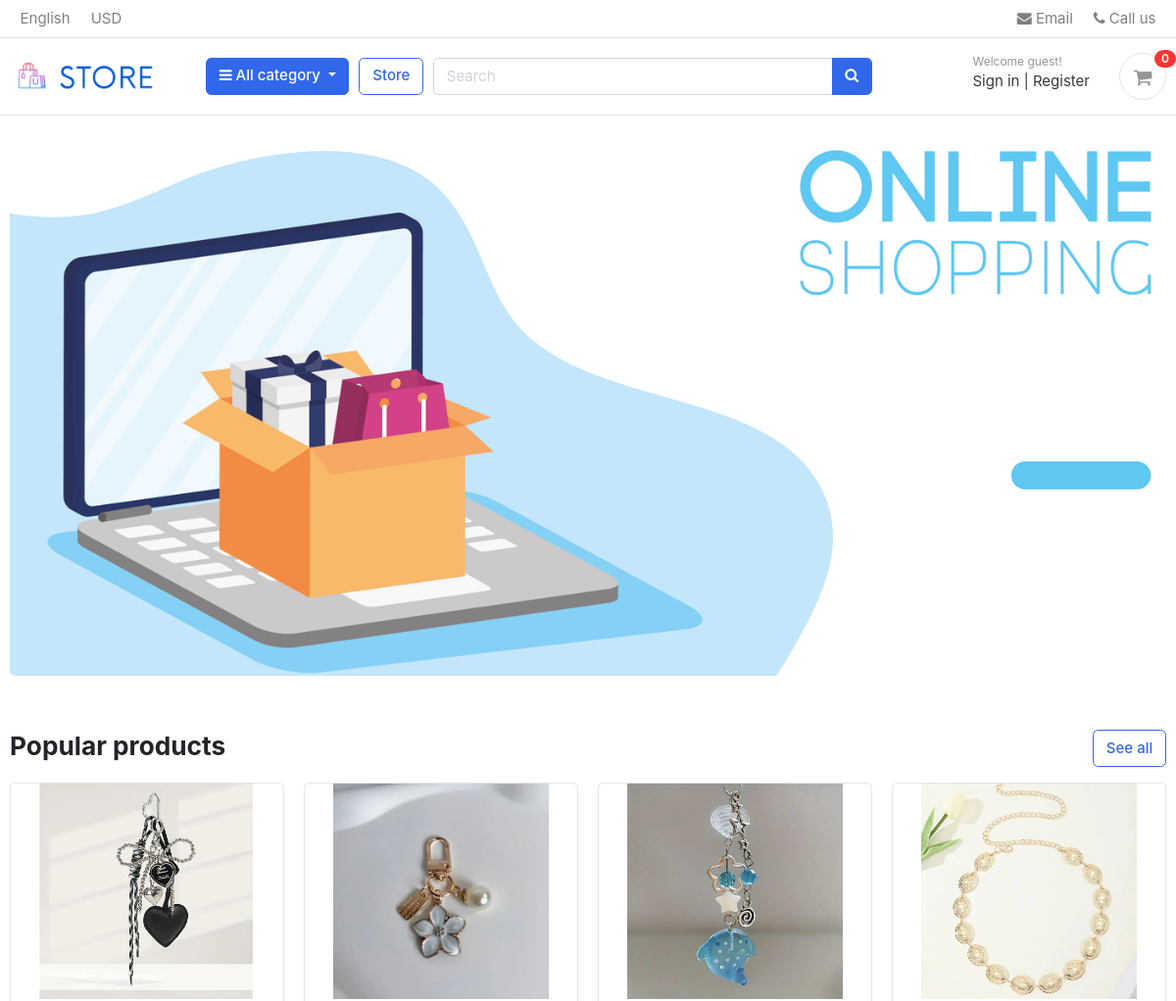
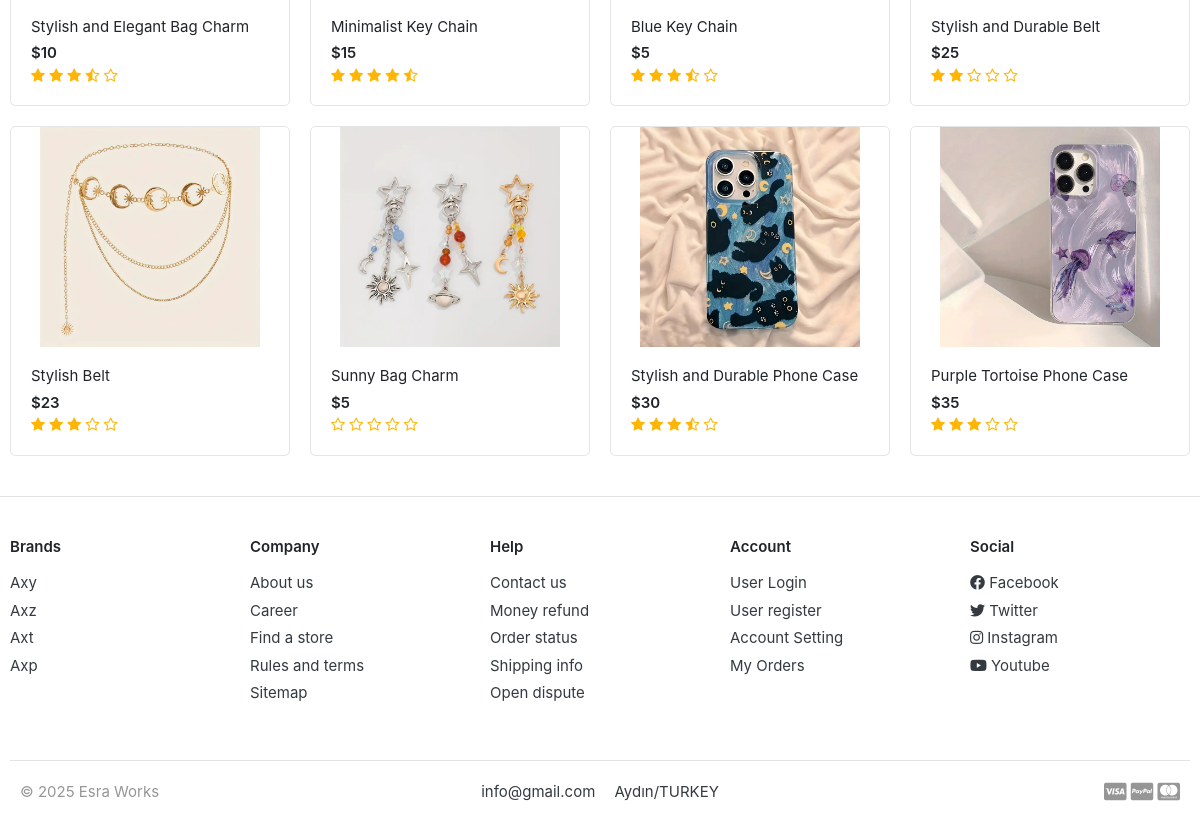
The page / on the database its author committed (2 pictures, top to bottom).
### shop/models.py (models this page shows, shortened)
class Product(models.Model):
    product_name    = models.CharField(max_length=200, unique=True)
    slug            = models.SlugField(max_length=200, unique=True)
    description     = models.TextField(max_length=500, blank=True)
    price           = models.IntegerField()
    images          = models.ImageField(upload_to='photos/products')
    stock           = models.IntegerField()
    is_available    = models.BooleanField(default=True)
    category        = models.ForeignKey(Category, on_delete=models.CASCADE)
    created_date    = models.DateTimeField(auto_now_add=True)
    modified_date   = models.DateTimeField(auto_now=True)
    def get_url(self):
        return reverse('product_detail',args=[self.category.slug, self.slug])
    def averageReview(self):
        reviews = ReviewRating.objects.filter(product=self,status=True).aggregate(average=Avg('rating'))
        avg = 0
        if reviews['average'] is not None:
            avg = float(reviews['average'])
        return avg

### store/views.py (the view)
# urls.py: 2. Add a URL to urlpatterns:  path('', views.home, name='home')
def home(request):
    products = Product.objects.all().filter(is_available=True).order_by('created_date')
    for product in products:
        reviews = ReviewRating.objects.filter(product_id=product.id,status=True)
    context = {
        'products':products,
        'reviews':reviews,
    }
    return render(request, 'home.html',context)

### carts/context_processors.py (called while the page is built)
def counter(request):
    cart_count = 0
    if 'admin' in request.path:
        return {}
    else:
        try:
            cart = Cart.objects.filter(cart_id=_cart_id(request))
            if request.user.is_authenticated:
                cart_items = CartItem.objects.all().filter(user=request.user)
            else:
                cart_items = CartItem.objects.all().filter(cart=cart[:1])
            for cart_item in cart_items:
                cart_count += cart_item.quantity
        except Cart.DoesNotExist:
            cart_count = 0
    return dict(cart_count=cart_count)

### carts/views.py (called while the page is built)
def _cart_id(request):
    cart = request.session.session_key
    if not cart:
        cart = request.session.create()
    return cart

### category/context_processors.py (called while the page is built)
def menu_links(request):
    links = Category.objects.all()
    return dict(links=links)

### category/models.py (called while the page is built)
    def get_url(self):
        return reverse('products_by_category',args=[self.slug])

### templates/home.html
{% extends 'base.html' %}
{% load static %}
{% block content %}
<section class="section-intro padding-y-sm">
<div class="container">
<div class="intro-banner-wrap">
	<img src="{% static 'images/banners/online.png' %}" class="img-fluid rounded">
</div>
</div>
</section>
<section class="section-name padding-y-sm">
<div class="container">
<header class="section-heading">
	<a href="{% url 'store' %}" class="btn btn-outline-primary float-right">See all</a>
	<h3 class="section-title">Popular products</h3>
</header>
<div class="row">
	{% for product in products %}
	<div class="col-md-3">
		<div class="card card-product-grid">
			<a href="{{ product.get_url }}" class="img-wrap"> <img src="{{ product.images.url }}"> </a>
			<figcaption class="info-wrap">
				<a href="{{ product.get_url }}" class="title">{{ product.product_name }}</a>
				<div class="price mt-1">${{ product.price }}</div>
					<div class="rating-star">
						<span>
							<i class="fa fa-star{% if product.averageReview < 0.5 %}-o{% elif product.averageReview >= 0.5 and product.averageReview < 1 %}-half-o {% endif %}" aria-hidden="true"></i>
							<i class="fa fa-star{% if product.averageReview < 1.5 %}-o{% elif product.averageReview >= 1.5 and product.averageReview < 2 %}-half-o {% endif %}" aria-hidden="true"></i>
							<i class="fa fa-star{% if product.averageReview < 2.5 %}-o{% elif product.averageReview >= 2.5 and product.averageReview < 3 %}-half-o {% endif %}" aria-hidden="true"></i>
							<i class="fa fa-star{% if product.averageReview < 3.5 %}-o{% elif product.averageReview >= 3.5 and product.averageReview < 4 %}-half-o {% endif %}" aria-hidden="true"></i>
							<i class="fa fa-star{% if product.averageReview < 4.5 %}-o{% elif product.averageReview >= 4.5 and product.averageReview < 5 %}-half-o {% endif %}" aria-hidden="true"></i>
						</span>
				</div>
			</figcaption>
		</div>
	</div>
	{% endfor %}
</div>
</div>
</section>
</body>
</html>
{% endblock %}

### templates/base.html (shortened to what this page needs)
{% load static %}
<!DOCTYPE HTML>
<html lang="en">
<head>
<link href="{% static 'css/bootstrap.css' %}" rel="stylesheet" type="text/css"/>
<link href="{% static 'fonts/fontawesome/css/all.min.css' %}" type="text/css" rel="stylesheet">
<link href="{% static 'css/ui.css' %}" rel="stylesheet" type="text/css"/>
<link href="{% static 'css/responsive.css' %}" rel="stylesheet" media="only screen and (max-width: 1200px)" />
<link href="{% static 'css/custom.css' %}" rel="stylesheet" type="text/css"/>
<link rel="stylesheet" href="https://cdnjs.cloudflare.com/ajax/libs/font-awesome/4.7.0/css/font-awesome.min.css">
</head>
<body>
    {% include 'includes/navbar.html' %}
    {% block content %}
    {% endblock %}
    {% include 'includes/footer.html' %}

### templates/includes/navbar.html (shortened to what this page needs)
{% load static %}
<header class="section-header">
<nav class="navbar p-md-0 navbar-expand-sm navbar-light border-bottom">
<div class="container">
  <div class="collapse navbar-collapse" id="navbarTop4">
    <ul class="navbar-nav mr-auto">
    	<li class="nav-item dropdown">
		 	<a href="#" class="nav-link">   English </a>
		</li>
		<li class="nav-item dropdown">
			<a href="#" class="nav-link"> USD </a>
		</li>
    </ul>
    <ul class="navbar-nav">
		<li><a href="#" class="nav-link"> <i class="fa fa-envelope"></i> Email </a></li>
		<li><a href="#" class="nav-link"> <i class="fa fa-phone"></i> Call us </a></li>
	</ul>
  </div>
</div>
</nav>
<section class="header-main border-bottom">
	<div class="container">
<div class="row align-items-center">
	<div class="col-lg-2 col-md-3 col-6">
		<a href="{% url 'home' %}" class="brand-wrap">
			<img class="logo" src="{% static './images/shop.png' %}">
		</a>
	</div>
	<div class="col-lg col-sm col-md col-6 flex-grow-0">
		<div class="category-wrap dropdown d-inline-block float-right">
			<button type="button" class="btn btn-primary dropdown-toggle" data-toggle="dropdown">
				<i class="fa fa-bars"></i> All category
			</button>
		</div>
	</div>
	<a href="{% url 'store' %}" class="btn btn-outline-primary">Store</a>
	<div class="col-lg  col-md-6 col-sm-12 col">
		<form action="{% url 'search' %}" class="search" method="GET">
			<div class="input-group w-100">
			    <input type="text" class="form-control" style="width:60%;" placeholder="Search" name="keyword">
			    <div class="input-group-append">
			      <button class="btn btn-primary" type="submit">
			        <i class="fa fa-search"></i>
			      </button>
			    </div>
		    </div>
		</form>
	</div>
	<div class="col-lg-3 col-sm-6 col-8 order-2 order-lg-3">
				<div class="d-flex justify-content-end mb-3 mb-lg-0">
					{% if user.id is None %}
					<div class="widget-header">
						<small class="title text-muted">Welcome guest!</small>
						<div>
							<a href="{% url 'login' %}">Sign in</a> <span class="dark-transp"> | </span>
							<a href="{% url 'register' %}"> Register</a>
						</div>
					</div>
					{% endif %}
					<a href="{% url 'cart' %}" class="widget-header pl-3 ml-3">
						<div class="icon icon-sm rounded-circle border"><i class="fa fa-shopping-cart"></i></div>
						<span class="badge badge-pill badge-danger notify">{{cart_count}}</span>
					</a>
				</div>
			</div>
</div>
	</div>
</section>
</header>

### templates/includes/footer.html (shortened to what this page needs)
<footer class="section-footer border-top">
	<div class="container">
		<section class="footer-top padding-y">
			<div class="row">
				<aside class="col-md col-6">
					<h6 class="title">Brands</h6>
					<ul class="list-unstyled">
						<li> <a href="#">Axy</a></li>
						<li> <a href="#">Axz</a></li>
						<li> <a href="#">Axt</a></li>
						<li> <a href="#">Axp</a></li>
					</ul>
				</aside>
				<aside class="col-md col-6">
					<h6 class="title">Company</h6>
					<ul class="list-unstyled">
						<li> <a href="#">About us</a></li>
						<li> <a href="#">Career</a></li>
						<li> <a href="#">Find a store</a></li>
						<li> <a href="#">Rules and terms</a></li>
						<li> <a href="#">Sitemap</a></li>
					</ul>
				</aside>
				<aside class="col-md col-6">
					<h6 class="title">Help</h6>
					<ul class="list-unstyled">
						<li> <a href="#">Contact us</a></li>
						<li> <a href="#">Money refund</a></li>
						<li> <a href="#">Order status</a></li>
						<li> <a href="#">Shipping info</a></li>
						<li> <a href="#">Open dispute</a></li>
					</ul>
				</aside>
				<aside class="col-md col-6">
					<h6 class="title">Account</h6>
					<ul class="list-unstyled">
						<li> <a href="{% url 'login' %}"> User Login </a></li>
						<li> <a href="{% url 'register' %}"> User register </a></li>
						<li> <a href="{% url 'edit_profile' %}"> Account Setting </a></li>
						<li> <a href="{% url 'my_orders' %}"> My Orders </a></li>
					</ul>
				</aside>
				<aside class="col-md">
					<h6 class="title">Social</h6>
					<ul class="list-unstyled">
						<li><a href="#"> <i class="fab fa-facebook"></i> Facebook </a></li>
						<li><a href="#"> <i class="fab fa-twitter"></i> Twitter </a></li>
						<li><a href="#"> <i class="fab fa-instagram"></i> Instagram </a></li>
						<li><a href="#"> <i class="fab fa-youtube"></i> Youtube </a></li>
					</ul>
				</aside>
			</div>
		</section>
	<div class="container">
		<section class="footer-bottom border-top row">
			<div class="col-md-2">
				<p class="text-muted"> &copy 2025 Esra Works </p>
			</div>
			<div class="col-md-8 text-md-center">
				<span  class="px-2">info@gmail.com</span>
				<span  class="px-2">Aydın/TURKEY</span>
			</div>
			<div class="col-md-2 text-md-right text-muted">
				<i class="fab fa-lg fa-cc-visa"></i>
				<i class="fab fa-lg fa-cc-paypal"></i>
				<i class="fab fa-lg fa-cc-mastercard"></i>
			</div>
		</section>
	</div>
</footer>
</body>
</html>

### store/static/css/ui.css (style rules this page uses)
html { font-family: "Inter", sans-serif; font-size: 15px; }
.img-wrap { text-align: center; display: block; }
.img-wrap img { max-width: 100%; }
.icon-xs, .icon-sm, .icon-md, .icon-lg { display: inline-block; text-align: center; flex-shrink: 0; flex-grow: 0; }
.icon-sm { width: 48px; height: 48px; line-height: 48px !important; font-size: 20px; }
.padding-y { padding-top: 40px; padding-bottom: 40px; }
.padding-y-sm { padding-top: 20px; padding-bottom: 20px; }
.section-heading { margin-bottom: 20px; margin-top: 15px; }
.section-title { color: #212529; }
p:last-child { margin-bottom: 0; }
.header-main { position: relative; padding-top: 1rem; padding-bottom: 1rem; }
.brand-wrap .logo, .navbar-brand .logo { margin-right: 7px; max-height: 42px; display: inline-block; }
.widget-header { display: inline-block; vertical-align: middle; position: relative; }
.widget-header a { color: #343a40; }
.widget-header i { color: #969696; }
.widget-header .title { display: block; }
.widget-header .notify { position: absolute; top: -3px; right: -10px; }
.section-footer ul li { margin-bottom: 5px; }
.section-footer ul a { color: inherit; }
.section-footer .title { font-weight: 600; margin-bottom: 16px; color: #212529; }
.footer-bottom { padding-top: 20px; padding-bottom: 20px; }
[class*=list-] li:after { visibility: hidden; display: block; content: ""; overflow: hidden; height: 0; clear: both; }
[class*=card-product] a.title { color: #212529; display: block; }
[class*=card-product] .img-wrap { overflow: hidden; position: relative; }
[class*=card-product] .img-wrap img { height: 100%; max-width: 100%; width: auto; display: inline-block; -o-object-fit: cover; object-fit: cover; }
.card-product-grid { margin-bottom: 20px; }
.card-product-grid .img-wrap { border-radius: 0.2rem 0.2rem 0 0; height: 220px; }
.card-product-grid .info-wrap { overflow: hidden; padding: 18px 20px; }
.card .img-wrap { overflow: hidden; }
.notify { position: absolute; top: -4px; right: -10px; display: inline-block; padding: 0.25em 0.6em; font-size: 12px; line-height: 1; text-align: center; border-radius: 3rem; color: #fff; background-color: #fa3434; }
.price { font-weight: 600; color: #212529; }

### store/static/css/custom.css (style rules this page uses)
.rating-star i { color: #ffb503 !important; }

### rows shown on the page
Product: images (picture), product_name "Stylish and Elegant Bag Charm", price "10"
Product: images (picture), product_name "Minimalist Key Chain", price "15"
Product: images (picture), product_name "Blue Key Chain", price "5"
Product: images (picture), product_name "Stylish and Durable Belt", price "25"
Product: images (picture), product_name "Stylish Belt", price "23"
Product: images (picture), product_name "Sunny Bag Charm", price "5"
Product: images (picture), product_name "Stylish and Durable Phone Case", price "30"
Product: images (picture), product_name "Purple Tortoise Phone Case", price "35"

### other values the page prints
{{ cart_count }} "0"
